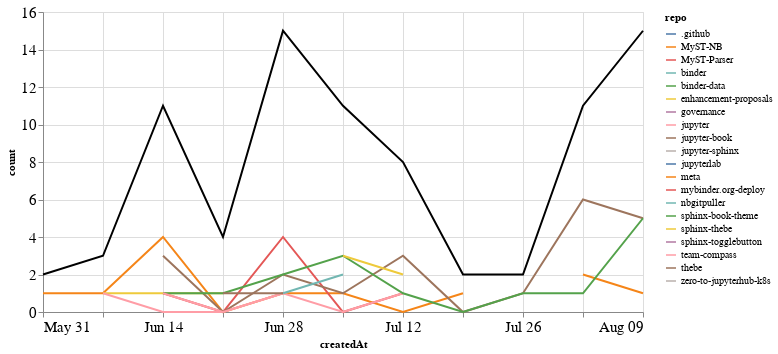

Notebook cell for this chart:
### Markdown cell above
## PRs

### Code cell
prs_time = prs.groupby('repo').resample('W', on='createdAt').count()['author'].reset_index()
prs_time = prs_time.rename(columns={'author': 'count'})
prs_time_total = prs_time.groupby('createdAt').agg({"count": "sum"}).reset_index()

ch1 = alt.Chart(prs_time, width=600).mark_line().encode(
    x='createdAt',
    y='count',
    color='repo',
    tooltip="repo"
)

ch2 = alt.Chart(prs_time_total, width=600).mark_line(color="black").encode(
    x='createdAt',
    y='count',
)

ch1 + ch2

### Figure 1 — Vega-Lite specification as saved in the notebook (floating-point values rounded to 4 significant figures)
{"config": {"axisLeft": {"labelFontSize": 15}, "axisBottom": {"labelFontSize": 15}}, "layer": [{"data": {"name": "data-201416db7492456f24dd276772ff029b"}, "mark": "line", "encoding": {"color": {"type": "nominal", "field": "repo"}, "tooltip": {"type": "nominal", "field": "repo"}, "x": {"type": "temporal", "field": "createdAt"}, "y": {"type": "quantitative", "field": "count"}}, "width": 600}, {"data": {"name": "data-6c54747201ba7c4a9ad2cd19fe2eab46"}, "mark": {"type": "line", "color": "black"}, "encoding": {"x": {"type": "temporal", "field": "createdAt"}, "y": {"type": "quantitative", "field": "count"}}, "width": 600}], "$schema": "https://vega.github.io/schema/vega-lite/v4.8.1.json", "datasets": {"data-201416db7492456f24dd276772ff029b": [{"repo": ".github", "createdAt": "2020-08-02T00:00:00", "count": 2}, {"repo": "MyST-NB", "createdAt": "2020-05-31T00:00:00", "count": 1}, {"repo": "MyST-NB", "createdAt": "2020-06-07T00:00:00", "count": 1}, {"repo": "MyST-NB", "createdAt": "2020-06-14T00:00:00", "count": 4}, {"repo": "MyST-NB", "createdAt": "2020-06-21T00:00:00", "count": 0}, {"repo": "MyST-NB", "createdAt": "2020-06-28T00:00:00", "count": 1}, {"repo": "MyST-NB", "createdAt": "2020-07-05T00:00:00", "count": 1}, {"repo": "MyST-NB", "createdAt": "2020-07-12T00:00:00", "count": 0}, {"repo": "MyST-NB", "createdAt": "2020-07-19T00:00:00", "count": 1}, {"repo": "MyST-Parser", "createdAt": "2020-06-14T00:00:00", "count": 1}, {"repo": "MyST-Parser", "createdAt": "2020-06-21T00:00:00", "count": 0}, {"repo": "MyST-Parser", "createdAt": "2020-06-28T00:00:00", "count": 4}, {"repo": "MyST-Parser", "createdAt": "2020-07-05T00:00:00", "count": 0}, {"repo": "MyST-Parser", "createdAt": "2020-07-12T00:00:00", "count": 1}, {"repo": "binder", "createdAt": "2020-06-28T00:00:00", "count": 1}, {"repo": "binder-data", "createdAt": "2020-06-21T00:00:00", "count": 1}, {"repo": "enhancement-proposals", "createdAt": "2020-06-07T00:00:00", "count": 1}, {"repo": "enhancement-proposals", "createdAt": "2020-06-14T00:00:00", "count": 1}, {"repo": "enhancement-proposals", "createdAt": "2020-06-21T00:00:00", "count": 1}, {"repo": "governance", "createdAt": "2020-05-31T00:00:00", "count": 1}, {"repo": "jupyter", "createdAt": "2020-06-07T00:00:00", "count": 1}, {"repo": "jupyter", "createdAt": "2020-06-14T00:00:00", "count": 0}, {"repo": "jupyter", "createdAt": "2020-06-21T00:00:00", "count": 0}, {"repo": "jupyter", "createdAt": "2020-06-28T00:00:00", "count": 1}, {"repo": "jupyter", "createdAt": "2020-07-05T00:00:00", "count": 0}, {"repo": "jupyter", "createdAt": "2020-07-12T00:00:00", "count": 1}, {"repo": "jupyter-book", "createdAt": "2020-06-14T00:00:00", "count": 3}, {"repo": "jupyter-book", "createdAt": "2020-06-21T00:00:00", "count": 0}, {"repo": "jupyter-book", "createdAt": "2020-06-28T00:00:00", "count": 2}, {"repo": "jupyter-book", "createdAt": "2020-07-05T00:00:00", "count": 1}, {"repo": "jupyter-book", "createdAt": "2020-07-12T00:00:00", "count": 3}, {"repo": "jupyter-book", "createdAt": "2020-07-19T00:00:00", "count": 0}, {"repo": "jupyter-book", "createdAt": "2020-07-26T00:00:00", "count": 1}, {"repo": "jupyter-book", "createdAt": "2020-08-02T00:00:00", "count": 6}, {"repo": "jupyter-book", "createdAt": "2020-08-09T00:00:00", "count": 5}, {"repo": "jupyter-sphinx", "createdAt": "2020-06-28T00:00:00", "count": 1}, {"repo": "jupyterlab", "createdAt": "2020-08-09T00:00:00", "count": 1}, {"repo": "meta", "createdAt": "2020-08-02T00:00:00", "count": 2}, {"repo": "meta", "createdAt": "2020-08-09T00:00:00", "count": 1}, {"repo": "mybinder.org-deploy", "createdAt": "2020-07-19T00:00:00", "count": 1}, {"repo": "nbgitpuller", "createdAt": "2020-06-28T00:00:00", "count": 1}, {"repo": "nbgitpuller", "createdAt": "2020-07-05T00:00:00", "count": 2}, {"repo": "sphinx-book-theme", "createdAt": "2020-06-14T00:00:00", "count": 1}, {"repo": "sphinx-book-theme", "createdAt": "2020-06-21T00:00:00", "count": 1}, {"repo": "sphinx-book-theme", "createdAt": "2020-06-28T00:00:00", "count": 2}, {"repo": "sphinx-book-theme", "createdAt": "2020-07-05T00:00:00", "count": 3}, {"repo": "sphinx-book-theme", "createdAt": "2020-07-12T00:00:00", "count": 1}, {"repo": "sphinx-book-theme", "createdAt": "2020-07-19T00:00:00", "count": 0}, {"repo": "sphinx-book-theme", "createdAt": "2020-07-26T00:00:00", "count": 1}, {"repo": "sphinx-book-theme", "createdAt": "2020-08-02T00:00:00", "count": 1}, {"repo": "sphinx-book-theme", "createdAt": "2020-08-09T00:00:00", "count": 5}, {"repo": "sphinx-thebe", "createdAt": "2020-07-05T00:00:00", "count": 3}, {"repo": "sphinx-thebe", "createdAt": "2020-07-12T00:00:00", "count": 2}, {"repo": "sphinx-togglebutton", "createdAt": "2020-08-09T00:00:00", "count": 3}, {"repo": "team-compass", "createdAt": "2020-06-14T00:00:00", "count": 1}, {"repo": "team-compass", "createdAt": "2020-06-21T00:00:00", "count": 0}, {"repo": "team-compass", "createdAt": "2020-06-28T00:00:00", "count": 1}, {"repo": "thebe", "createdAt": "2020-06-21T00:00:00", "count": 1}, {"repo": "thebe", "createdAt": "2020-06-28T00:00:00", "count": 1}, {"repo": "zero-to-jupyterhub-k8s", "createdAt": "2020-07-05T00:00:00", "count": 1}], "data-6c54747201ba7c4a9ad2cd19fe2eab46": [{"createdAt": "2020-05-31T00:00:00", "count": 2}, {"createdAt": "2020-06-07T00:00:00", "count": 3}, {"createdAt": "2020-06-14T00:00:00", "count": 11}, {"createdAt": "2020-06-21T00:00:00", "count": 4}, {"createdAt": "2020-06-28T00:00:00", "count": 15}, {"createdAt": "2020-07-05T00:00:00", "count": 11}, {"createdAt": "2020-07-12T00:00:00", "count": 8}, {"createdAt": "2020-07-19T00:00:00", "count": 2}, {"createdAt": "2020-07-26T00:00:00", "count": 2}, {"createdAt": "2020-08-02T00:00:00", "count": 11}, {"createdAt": "2020-08-09T00:00:00", "count": 15}]}}
